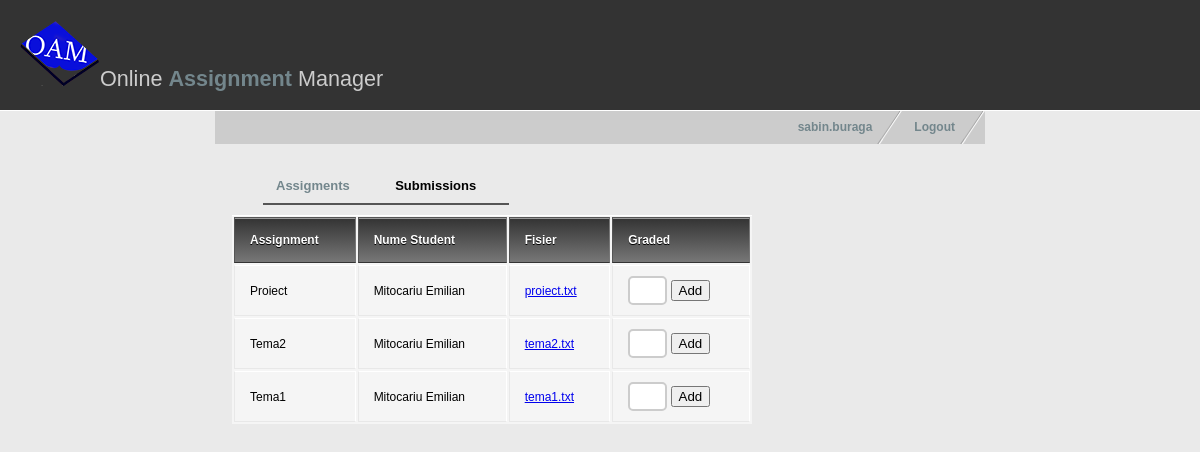
The page /profsubs.php?name=Tehnologii Web (signed in) on the database its author committed.
### tables this page shows
CREATE TABLE Submission(
  IdSubmission INT(10) PRIMARY KEY,
  IdStudent INT(10) NOT NULL,
  IdAssignment INT(10) NOT NULL,
  Data DATE NOT NULL,
  Path VARCHAR(255),
  FOREIGN KEY(IdStudent) REFERENCES Student(IdStudent),
  FOREIGN KEY(IdAssignment) REFERENCES Assignment(IdAssignment)
  );

CREATE TABLE Assignment(
  IdAssignment INT(10) PRIMARY KEY,
  IdMaterie INT(10) NOT NULL,
  Titlu VARCHAR(30) NOT NULL,
  Descriere VARCHAR(255),
  AssignDate DATE NOT NULL,
  DueDate DATE NOT NULL,
  Punctaj DECIMAL(3) NOT NULL,
  Tip VARCHAR(10) NOT NULL,
  Path VARCHAR(255),
  FOREIGN KEY(IdMaterie) REFERENCES Materie(IdMaterie),
  CHECK(Tip IN ('Tema','Proiect'))
  );

CREATE TABLE Student(
  IdStudent INT(10) PRIMARY KEY,
  Nume VARCHAR(30) NOT NULL,
  Prenume VARCHAR(30) NOT NULL,
  Email VARCHAR(50),
  Matricol VARCHAR(20),
  Semestru INT(1), 
  IdFacultate INT(10),
  IdAccount INT(10),  
  CHECK (Email LIKE '%@%.%'),
  FOREIGN KEY(IdFacultate) REFERENCES Facultate(IdFacultate),
  FOREIGN KEY(IdAccount) REFERENCES Account(IdAccount)
  );

### profsubs.php (the view, shortened to what this page needs)
<!DOCTYPE html>
<?php
  $username = $_SESSION['username'];
  $numemat=$_GET["name"];
?>
<html xmlns="http://www.w3.org/1999/xhtml" xml:lang="en" lang="en">
<head>
<link href="style.css" rel="stylesheet" type="text/css" />
</head>
<body>
<div id="header">
  <h1><img src="images/oamlogo3.png" alt="" />Online <span style="font-weight:bold; color:#73868C;">Assignment</span> Manager</h1>
</div>
<div id="container">
    <ul id="nav">
	  <li><a href="index.html">Logout</a></li>
      <li><a href="profindex.php"><?php echo $username ?></a></li>
    </ul>
  <div id="contentleft">
    <ul id="nav2">
      <li><a href="profesorcourse.php?name=<?php print $numemat?>">Assigments</a></li>
      <li><a href="#" style="color: #000;">Submissions</a></li>
    </ul>
    <table style="width: 520px; margin-left: 5px;">
      <thead>
        <tr>
          <th>Assignment</th>
          <th>Nume Student</th>
          <th>Fisier</th>
          <th>Graded</th>
      </thead>
      <tbody>
	  <?php
		$result = mysql_query("SELECT  submission.idSubmission as idsub, student.Nume as nume, student.Prenume as prenume,
        assignment.Titlu as titlu, submission.Path as path, nota.Nota as nota
        FROM student join submission on student.IdStudent = submission.IdStudent
        JOIN assignment on submission.IdAssignment = assignment.IdAssignment
        LEFT JOIN nota on submission.IdSubmission = nota.IdSubmission
		join materie on materie.IdMaterie = assignment.IdMaterie
        WHERE submission.Data < assignment.DueDate and materie.nume = '$numemat'
        ORDER BY submission.Data DESC;");
		while($line = mysql_fetch_array($result, MYSQL_ASSOC)) {
        $den = end(explode('/', $line["path"]));
	  echo '<tr>
        <td>',$line["titlu"],'</td>
        <td>',$line["nume"],' ',$line["prenume"],'</td>
        <td><a href="',$line["path"],'">',$den,'</a></td>';
    if(!is_null($line['nota'])){
      echo '<td>',"&#10003;",'</td>';
    }else{
      echo '<td><form action="addnota.php" method="post">
    <input type="text" size="1" name="nota">
    <input type="submit" name="submit" value="Add">
    <input type="hidden" name="idsub" value=',$line["idsub"],'>
  </form></td>';
	}
    echo '</tr>';
      }
      ?>
      </tbody>
    </table>
  </div>
</div>
</body>
</html>

### style.css (style rules this page uses)
body { margin: 0; padding: 0; font: 75% tahoma, Verdana, Arial, sans-serif; line-height: 1.8em; background: #eaeaea url(images/bg.jpg) top left repeat-x; }
#header { background: #333; padding: 20px; border-bottom: 1px solid #fff; }
#header h1 { padding: 0; margin: 0; font-family: Georgia, sans-serif; font-weight: normal; font-size: 180%; color: #ccc; }
#container { width: 770px; margin: 0 auto; padding: 0; }
#nav { float: right; width: 100%; margin: 0; padding: 0px; list-style: none; background: #ccc; }
#nav li { float: right; margin: 0; padding: 0; }
#nav a { float:left; display: block; padding: 0.5em 2.5em 0.5em 1em; text-decoration: none; font-weight: bold; font-size: 100%; color: #73868c; background: #ccc url(images/nav_slant.gif) no-repeat top right; }
#nav2 { width: 100%; padding: 0; list-style: none; padding: 0 0 0 3em; }
#nav2 a { float: left; display: block; padding: 0.7em 2.5em 0.5em 1em; text-decoration: none; font-weight: bold; font-size: 100%; color: #73868c; border-bottom: 2px solid #555; margin-bottom:10px; font-size: 13px; }
#contentleft { float: left; margin-top: 10px; width: 450px; padding: 0 1em 1em 1em; }
table { background: #f5f5f5; border-collapse: separate; box-shadow: inset 0 1px 0 #fff; font-size: 12px; line-height: 24px; margin-left: 53px; text-align: left; width: 270px; }
th { background: linear-gradient(#333, #777); border-left: 1px solid #555; border-right: 1px solid #777; border-top: 1px solid #555; border-bottom: 1px solid #333; box-shadow: inset 0 1px 0 #999; color: #fff; font-weight: bold; padding: 10px 15px; position: relative; text-shadow: 0 1px 0 #000; }
td { border-right: 1px solid #fff; border-left: 1px solid #e8e8e8; border-top: 1px solid #fff; border-bottom: 1px solid #e8e8e8; padding: 10px 15px; position: relative; }
h1 { font-family: Georgia, serif; font-size: 180%; padding: 30px 0 10px 0; color: #73868c; }
form input[type=text] { padding:5px; border:2px solid #ccc; -webkit-border-radius: 5px; border-radius: 5px; }

### rows shown on the page
submission: IdAssignment.Titlu "Proiect", IdStudent.Nume "Mitocariu", IdStudent.Prenume "Emilian", Path "proiect.txt"
submission: IdAssignment.Titlu "Tema2", IdStudent.Nume "Mitocariu", IdStudent.Prenume "Emilian", Path "tema2.txt"
submission: IdAssignment.Titlu "Tema1", IdStudent.Nume "Mitocariu", IdStudent.Prenume "Emilian", Path "tema1.txt"

### other values the page prints
$username "sabin.buraga"
